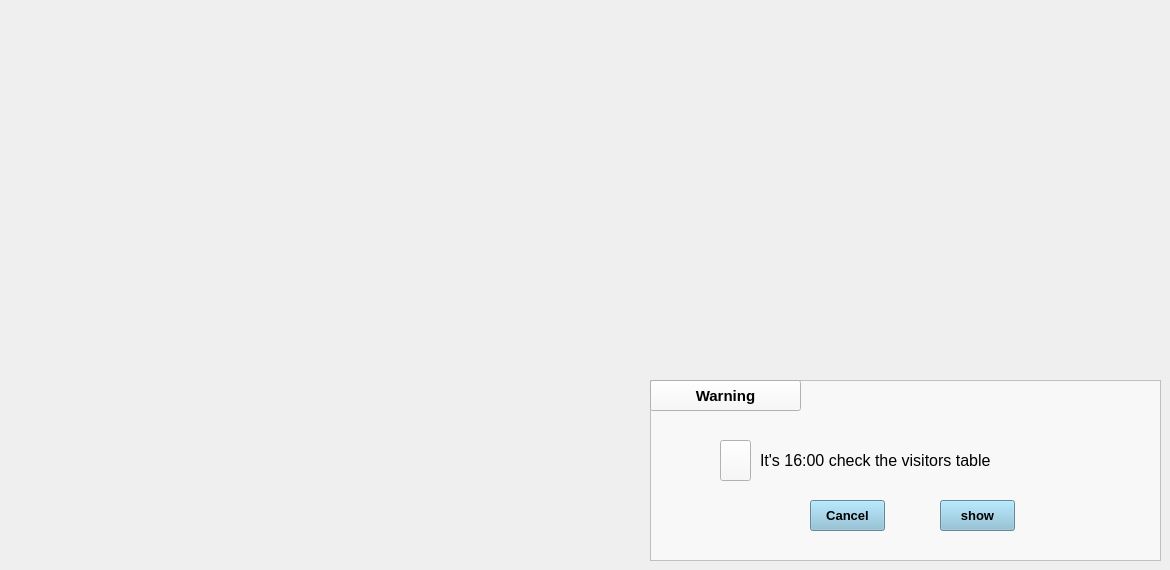
             <widget class="QWidget" name="warning">
              <widget class="QFrame" name="frame">
               <property name="geometry">
                <rect>
                 <x>650</x>
                 <y>380</y>
                 <width>511</width>
                 <height>181</height>
                </rect>
               </property>
               <property name="styleSheet">
                <string notr="true">background-color: rgb(248, 248, 248);</string>
               </property>
               <property name="frameShape">
                <enum>QFrame::StyledPanel</enum>
               </property>
               <property name="frameShadow">
                <enum>QFrame::Raised</enum>
               </property>
               <widget class="QPushButton" name="pushButton_6">
                <property name="geometry">
                 <rect>
                  <x>290</x>
                  <y>120</y>
                  <width>75</width>
                  <height>31</height>
                 </rect>
                </property>
                <property name="font">
                 <font>
                  <pointsize>10</pointsize>
                  <weight>75</weight>
                  <bold>true</bold>
                 </font>
                </property>
                <property name="styleSheet">
                 <string notr="true">background-color: rgb(134, 190, 214);</string>
                </property>
                <property name="text">
                 <string>show</string>
                </property>
               </widget>
               <widget class="QPushButton" name="pushButton_7">
                <property name="geometry">
                 <rect>
                  <x>0</x>
                  <y>0</y>
                  <width>151</width>
                  <height>31</height>
                 </rect>
                </property>
                <property name="font">
                 <font>
                  <pointsize>11</pointsize>
                  <weight>75</weight>
                  <bold>true</bold>
                 </font>
                </property>
                <property name="text">
                 <string>Warning</string>
                </property>
                <property name="icon">
                 <iconset resource="iconengines/resource.qrc">
                  <normaloff>:/icons/alert-triangle.svg</normaloff>:/icons/alert-triangle.svg</iconset>
                </property>
                <property name="iconSize">
                 <size>
                  <width>30</width>
                  <height>30</height>
                 </size>
                </property>
               </widget>
               <widget class="QLabel" name="label_8">
                <property name="geometry">
                 <rect>
                  <x>110</x>
                  <y>70</y>
                  <width>381</width>
                  <height>20</height>
                 </rect>
                </property>
                <property name="font">
                 <font>
                  <pointsize>12</pointsize>
                 </font>
                </property>
                <property name="text">
                 <string>It's 16:00 check the visitors table </string>
                </property>
               </widget>
               <widget class="QPushButton" name="pushButton_8">
                <property name="geometry">
                 <rect>
                  <x>70</x>
                  <y>60</y>
                  <width>31</width>
                  <height>41</height>
                 </rect>
                </property>
                <property name="text">
                 <string/>
                </property>
                <property name="icon">
                 <iconset resource="iconengines/resource.qrc">
                  <normaloff>:/icons/info.svg</normaloff>:/icons/info.svg</iconset>
                </property>
                <property name="iconSize">
                 <size>
                  <width>18</width>
                  <height>18</height>
                 </size>
                </property>
               </widget>
               <widget class="QPushButton" name="pushButton_9">
                <property name="geometry">
                 <rect>
                  <x>160</x>
                  <y>120</y>
                  <width>75</width>
                  <height>31</height>
                 </rect>
                </property>
                <property name="font">
                 <font>
                  <pointsize>10</pointsize>
                  <weight>75</weight>
                  <bold>true</bold>
                 </font>
                </property>
                <property name="styleSheet">
                 <string notr="true">background-color: rgb(134, 190, 214);</string>
                </property>
                <property name="text">
                 <string>Cancel</string>
                </property>
               </widget>
              </widget>
             </widget>
